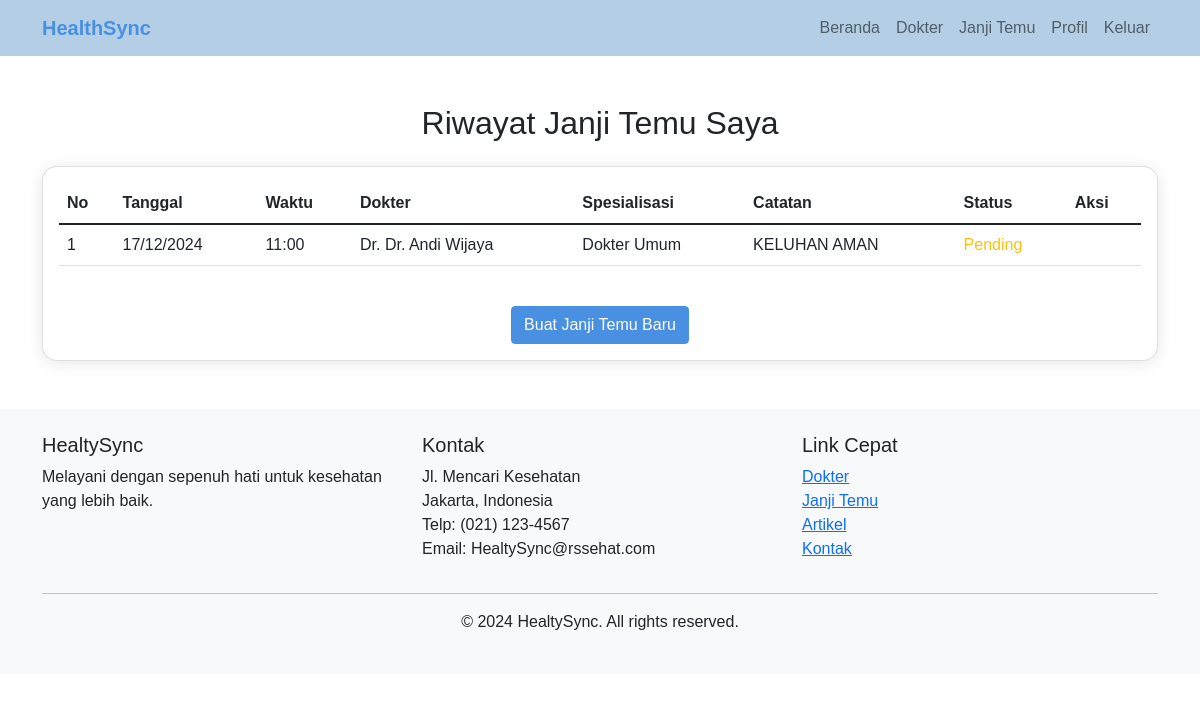
/my_appointments.php (signed in), run on the app's committed database.
### tables this page shows
CREATE TABLE `appointments` (
  `id` int(11) NOT NULL,
  `user_id` int(11) NOT NULL,
  `doctor_id` int(11) NOT NULL,
  `appointment_date` date NOT NULL,
  `appointment_time` time NOT NULL,
  `notes` text DEFAULT NULL,
  `status` enum('pending','confirmed','cancelled') DEFAULT 'pending',
  `created_at` timestamp NOT NULL DEFAULT current_timestamp()
);

CREATE TABLE `doctors` (
  `id` int(11) NOT NULL,
  `name` varchar(100) NOT NULL,
  `specialization` varchar(100) NOT NULL,
  `photo` varchar(255) DEFAULT NULL,
  `schedule` text DEFAULT NULL,
  `status` enum('active','inactive') DEFAULT 'active',
  `is_active` tinyint(1) DEFAULT 1
);

### my_appointments.php (the view, shortened to what this page needs)
<?php
require_once 'config/database.php';
try {
    $stmt = $pdo->prepare("
        SELECT
            a.*,
            d.name as doctor_name,
            d.specialization
        FROM appointments a
        JOIN doctors d ON a.doctor_id = d.id
        WHERE a.user_id = ?
        ORDER BY
            CASE
                WHEN a.status = 'pending' THEN 1
                WHEN a.status = 'confirmed' THEN 2
                ELSE 3
            END,
            a.appointment_date DESC,
            a.appointment_time DESC
    ");
    $stmt->execute([$_SESSION['user_id']]);
    $appointments = $stmt->fetchAll();
} catch(PDOException $e) {
    $error = "Terjadi kesalahan saat mengambil data janji temu.";
}
include 'includes/header.php';
?>
<div class="container my-5">
    <h2 class="text-center mb-4">Riwayat Janji Temu Saya</h2>
    <div class="card">
        <div class="card-body">
            <?php if (empty($appointments)): ?>
                <div class="text-center py-4">
                    <p class="mb-0">Anda belum memiliki janji temu.</p>
                    <a href="appointment.php" class="btn btn-primary mt-3">Buat Janji Temu</a>
                </div>
            <?php else: ?>
                <div class="table-responsive">
                    <table class="table table-hover">
                        <thead>
                            <tr>
                                <th>No</th>
                                <th>Tanggal</th>
                                <th>Waktu</th>
                                <th>Dokter</th>
                                <th>Spesialisasi</th>
                                <th>Catatan</th>
                                <th>Status</th>
                                <th>Aksi</th>
                            </tr>
                        </thead>
                        <tbody>
                            <?php
                            $no = 1;
                            foreach($appointments as $appointment):
                                $status_class = [
                                    'pending' => 'text-warning',
                                    'confirmed' => 'text-success',
                                    'cancelled' => 'text-danger'
                                ][$appointment['status']] ?? '';
                            ?>
                                <tr>
                                    <td><?php echo $no++; ?></td>
                                    <td><?php echo date('d/m/Y', strtotime($appointment['appointment_date'])); ?></td>
                                    <td><?php echo date('H:i', strtotime($appointment['appointment_time'])); ?></td>
                                    <td>Dr. <?php echo htmlspecialchars($appointment['doctor_name']); ?></td>
                                    <td><?php echo htmlspecialchars($appointment['specialization']); ?></td>
                                    <td>
                                        <?php
                                        if (!empty($appointment['notes'])) {
                                            echo nl2br(htmlspecialchars($appointment['notes']));
                                        } else {
                                            echo '<em class="text-muted">Tidak ada catatan</em>';
                                        }
                                        ?>
                                    </td>
                                    <td>
                                        <span class="<?php echo $status_class; ?>">
                                            <?php echo ucfirst($appointment['status']); ?>
                                        </span>
                                    </td>
                                    <td>
                                    </td>
                                </tr>
                            <?php endforeach; ?>
                        </tbody>
                    </table>
                </div>
                <div class="text-center mt-4">
                    <a href="appointment.php" class="btn btn-primary">Buat Janji Temu Baru</a>
                </div>
            <?php endif; ?>
        </div>
    </div>
</div>
<?php include 'includes/footer.php'; ?>

### includes/header.php (style rules this page uses)
:root { --primary-color: #4A90E2; --light-blue: #b3cee5; }
body { font-family: 'Arial', sans-serif; background-color: #ffffff; }
.btn-primary { background-color: var(--primary-color); border-color: var(--primary-color); }
.card { border-radius: 15px; box-shadow: 0 2px 15px rgba(0,0,0,0.1); }

### data on the page
appointments: appointment_date "17/12/2024", appointment_time "11:00", doctor.name "Dr. Andi Wijaya", doctor.specialization "Dokter Umum", notes "KELUHAN AMAN", status "Pending"
